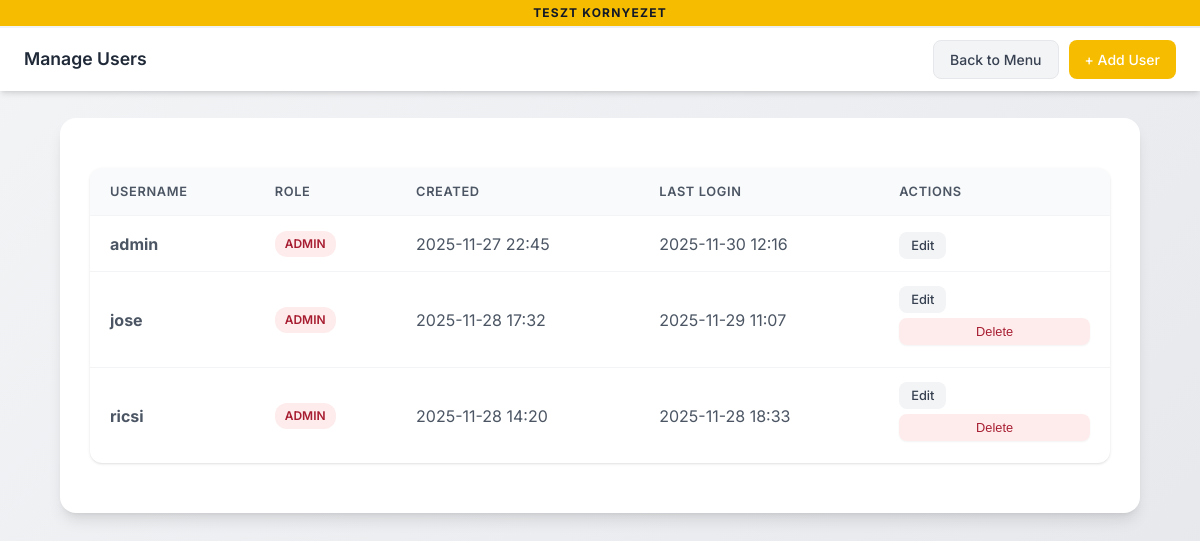
/manage_users (signed in), run on an earlier commit of the app's database.
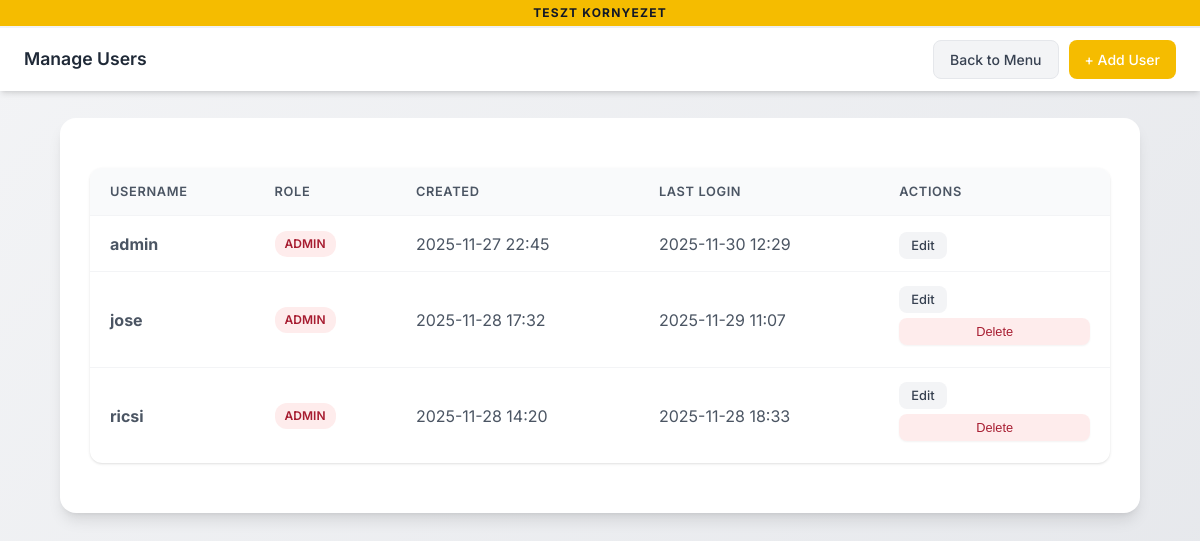
And on a later commit of the database.
### tables this page shows
CREATE TABLE users (
                id INTEGER PRIMARY KEY,
                username TEXT UNIQUE NOT NULL,
                password_hash TEXT NOT NULL,
                salt TEXT NOT NULL,
                role TEXT DEFAULT 'user',
                created_at TIMESTAMP DEFAULT CURRENT_TIMESTAMP,
                last_login TIMESTAMP
            );

### app.py (the view)
@app.route('/manage_users')
@admin_required
def manage_users():
    users = query_db("SELECT id, username, role, created_at, last_login FROM users ORDER BY username")
    return render_template('manage_users.html', users=users)

### app.py (called while the page is built)
def query_db(query: str, args: tuple = (), one: bool = False) -> list | sqlite3.Row | None:
    conn = sqlite3.connect(DATABASE)
    conn.row_factory = sqlite3.Row
    cur = conn.cursor()
    cur.execute(query, args)
    rv = cur.fetchall()
    conn.commit()
    conn.close()
    return (rv[0] if rv else None) if one else rv

def login_required(f):
    @wraps(f)
    def decorated_function(*args, **kwargs):
        if 'user_id' not in session:
            if request.is_json:
                return jsonify({"status": "error", "message": "Authentication required"}), 401
            return redirect(url_for('login', next=request.url))
        if 'last_activity' in session:
            last_activity = datetime.fromisoformat(session['last_activity'])
            if datetime.now() - last_activity > timedelta(minutes=SESSION_TIMEOUT_MINUTES):
                session.clear()
                if request.is_json:
                    return jsonify({"status": "error", "message": "Session expired"}), 401
                return redirect(url_for('login', next=request.url))
        session['last_activity'] = datetime.now().isoformat()
        return f(*args, **kwargs)
    return decorated_function

def admin_required(f):
    @wraps(f)
    @login_required
    def decorated_function(*args, **kwargs):
        if session.get('role') != 'admin':
            if request.is_json:
                return jsonify({"status": "error", "message": "Admin access required"}), 403
            return render_template('error.html', message="Admin access required"), 403
        return f(*args, **kwargs)
    return decorated_function

@app.before_request
def update_gauge_metrics():
    try:
        active_sessions = query_db("SELECT COUNT(*) as count FROM market_sessions WHERE closed_at IS NULL", one=True)
        active_market_sessions.set(active_sessions['count'] if active_sessions else 0)
        b2b_pending = query_db("SELECT COUNT(*) as count FROM b2b_orders WHERE status = 'pending'", one=True)
        orders_pending.labels(type='b2b').set(b2b_pending['count'] if b2b_pending else 0)
    except Exception as e:
        logging.debug(f"Metrics update skipped: {e}")  # Don't fail requests if metrics update fails

@app.context_processor
def inject_globals():
    return dict(
        billingo_env=BILLINGO_ENV,
        current_user=session.get('username'),
        is_admin=session.get('role') == 'admin'
    )

### templates/manage_users.html (shortened to what this page needs)
<!DOCTYPE html>
<html lang="en">
<head>
    <link rel="stylesheet" href="{{ url_for('static', filename='style.css') }}">
</head>
<body>
    <div class="env-indicator {{ 'test' if billingo_env == 'test' else 'prod' }}">
        {% if billingo_env == 'test' %}
            TESZT kornyezet
        {% else %}
            ÉLES RENDSZER
        {% endif %}
    </div>
    <nav class="top-nav">
        <span class="nav-title">Manage Users</span>
        <div class="nav-actions">
            <a href="{{ url_for('main_menu') }}" class="nav-btn secondary">Back to Menu</a>
            <a href="{{ url_for('add_user') }}" class="nav-btn primary">+ Add User</a>
        </div>
    </nav>
    <div class="container">
        {% if users %}
        <table class="users-table">
            <thead>
                <tr>
                    <th>Username</th>
                    <th>Role</th>
                    <th>Created</th>
                    <th>Last Login</th>
                    <th>Actions</th>
                </tr>
            </thead>
            <tbody>
                {% for user in users %}
                <tr>
                    <td><strong>{{ user[1] }}</strong></td>
                    <td>
                        <span class="role-badge {{ user[2] }}">{{ user[2]|upper }}</span>
                    </td>
                    <td>{{ user[3][:16] if user[3] else '-' }}</td>
                    <td>{{ user[4][:16] if user[4] else 'Never' }}</td>
                    <td>
                        <a href="{{ url_for('edit_user', id=user[0]) }}" class="action-btn edit">Edit</a>
                        {% if user[1] != current_user %}
                        <button onclick="deleteUser({{ user[0] }}, '{{ user[1] }}')" class="action-btn delete">Delete</button>
                        {% endif %}
                    </td>
                </tr>
                {% endfor %}
            </tbody>
        </table>
        {% else %}
        <div class="empty-state">
            <h3>No users found</h3>
            <p>Add your first user to get started.</p>
        </div>
        {% endif %}
    </div>
</body>
</html>

### static/style.css (style rules this page uses)
:root { --primary: #f5bc00; --primary-dark: #a71d31; --secondary-light: #eed25f; --secondary: #cd9a59; --secondary-dark: #794f2b; --success: #10b981; --success-dark: #059669; --warning: #f5bc00; --danger: #a71d31; --coffee: #794f2b; --coffee-light: #cd9a59; --gray-50: #f9fafb; --gray-100: #f3f4f6; --gray-200: #e5e7eb; --gray-300: #d1d5db; --gray-400: #9ca3af; --gray-500: #6b7280; --gray-600: #4b5563; --gray-700: #374151; --gray-800: #1f2937; --gray-900: #111827; --shadow-sm: 0 1px 2px 0 rgb(0 0 0 / 0.05); --shadow: 0 1px 3px 0 rgb(0 0 0 / 0.1), 0 1px 2px -1px rgb(0 0 0 / 0.1); --shadow-md: 0 4px 6px -1px rgb(0 0 0 / 0.1), 0 2px 4px -2px rgb(0 0 0 / 0.1); --shadow-lg: 0 10px 15px -3px rgb(0 0 0 / 0.1), 0 4px 6px -4px rgb(0 0 0 / 0.1); --radius: 12px; --radius-sm: 8px; --radius-lg: 16px; }
* { box-sizing: border-box; }
body { font-family: 'Inter', -apple-system, BlinkMacSystemFont, 'Segoe UI', Roboto, sans-serif; margin: 0; padding: 0; background: linear-gradient(135deg, var(--gray-100) 0%, var(--gray-200) 100%); color: var(--gray-800); min-height: 100vh; line-height: 1.5; }
.container { max-width: 90%; margin: 20px auto; padding: 30px; background: white; border-radius: var(--radius-lg); box-shadow: var(--shadow-lg); }
button { width: 100%; padding: 12px 24px; margin: 8px 0; border-radius: var(--radius-sm); border: none; background: linear-gradient(135deg, var(--primary) 0%, var(--primary-dark) 100%); color: white; font-weight: 600; font-size: 1rem; cursor: pointer; transition: all 0.2s ease; box-shadow: var(--shadow-sm); }
table { width: 100%; border-collapse: separate; border-spacing: 0; margin: 20px 0; border-radius: var(--radius); overflow: hidden; box-shadow: var(--shadow); }
table th { padding: 14px 16px; background: var(--gray-50); font-weight: 600; color: var(--gray-700); text-align: left; font-size: 0.875rem; text-transform: uppercase; letter-spacing: 0.05em; border-bottom: 2px solid var(--gray-200); }
table td { padding: 12px 16px; border-bottom: 1px solid var(--gray-100); color: var(--gray-600); }
table tr:last-child td { border-bottom: none; }
.container { animation: fadeIn 0.3s ease-out; }
.env-indicator { position: fixed; top: 0; left: 0; right: 0; padding: 4px 12px; text-align: center; font-size: 0.75rem; font-weight: 700; text-transform: uppercase; letter-spacing: 0.1em; z-index: 1000; }
.env-indicator.test { background: var(--warning); color: var(--gray-900); }

### templates/manage_users.html (style rules this page uses)
.env-indicator { position: fixed; top: 0; left: 0; right: 0; padding: 4px 12px; text-align: center; font-size: 0.75rem; font-weight: 700; text-transform: uppercase; letter-spacing: 0.1em; z-index: 1001; }
.env-indicator.test { background: var(--warning); color: var(--gray-900); }
.top-nav { position: fixed; top: 28px; left: 0; right: 0; background: white; padding: 12px 24px; display: flex; justify-content: space-between; align-items: center; box-shadow: var(--shadow-md); z-index: 100; }
.top-nav .nav-title { font-weight: 600; font-size: 1.1rem; color: var(--gray-800); }
.top-nav .nav-actions { display: flex; gap: 10px; }
.top-nav .nav-btn { padding: 8px 16px; border-radius: var(--radius-sm); font-size: 0.875rem; font-weight: 500; cursor: pointer; transition: all 0.2s; text-decoration: none; display: inline-flex; align-items: center; gap: 6px; border: none; }
.top-nav .nav-btn.secondary { background: var(--gray-100); color: var(--gray-700); border: 1px solid var(--gray-200); }
.top-nav .nav-btn.primary { background: var(--primary); color: white; }
body { padding-top: 98px; }
.container { margin-top: 20px; }
.users-table { width: 100%; background: white; border-radius: var(--radius); box-shadow: var(--shadow); overflow: hidden; }
.users-table th, .users-table td { padding: 14px 20px; text-align: left; border-bottom: 1px solid var(--gray-100); }
.users-table th { background: var(--gray-50); font-weight: 600; font-size: 0.8rem; text-transform: uppercase; letter-spacing: 0.05em; color: var(--gray-600); }
.role-badge { display: inline-block; padding: 4px 10px; border-radius: 12px; font-size: 0.75rem; font-weight: 600; }
.role-badge.admin { background: rgba(239, 68, 68, 0.1); color: var(--danger); }
.action-btn { padding: 6px 12px; border-radius: var(--radius-sm); font-size: 0.8rem; font-weight: 500; cursor: pointer; transition: all 0.2s; text-decoration: none; border: none; margin-right: 6px; }
.action-btn.edit { background: var(--gray-100); color: var(--gray-700); }
.action-btn.delete { background: rgba(239, 68, 68, 0.1); color: var(--danger); }

What changed in the data, as far as the page shows it:
changed users "admin": last_login "2025-11-30 12:16" → "2025-11-30 12:29"
